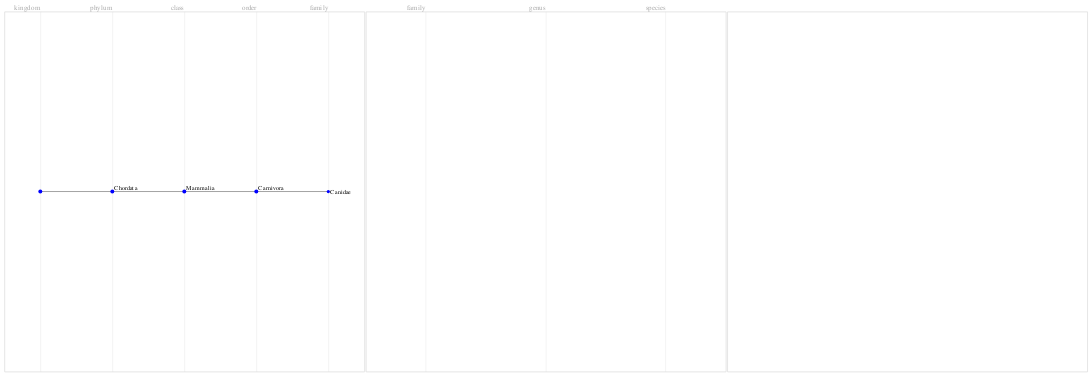

This figure's notebook cell:
### Code cell
selectF=alt.selection_single(fields= ['nome'],empty='none')
t = alt.Chart(data=nos.groupby(['taxo','x']).count().reset_index(), width=500,height=500).mark_text(align='right', baseline='top',font='monospace', fontSize=10, color ='#555555',y=-10, opacity=0.5).encode(
    text='taxo',
    x=alt.X('x:O', axis = alt.Axis(domain=False, ticks=False, labels= False, title= '', grid=True, gridOpacity=0.5)),
)
p=alt.Chart(data=nos, width=500,height=500).mark_circle(opacity=1,color='blue').encode(
    x=alt.X('x:O', axis=axisDefaultX,title=None),
    y=alt.Y('y:O', axis=axisDefault,title=None),
    tooltip=['nome','taxo','total_lotes',]
    ).transform_filter(alt.datum.taxo!='family')

p1=alt.Chart(data=nos, width=500,height=500).mark_circle(opacity=1,color='blue').encode(
    x='x:O',
    y=alt.Y('y:O', axis=axisDefault,title=None),
    tooltip=['nome','taxo','total_lotes'],
    size=alt.condition(selectF,alt.value(120), alt.value(20))
    ).transform_filter(alt.datum.taxo=='family').add_selection(selectF)

n = alt.Chart(data=nos, width=500,height=500).mark_text(align='left', baseline='bottom',font='monospace', fontSize=9, color ='#000000', dx=3).encode(
    text='nome',
    x=alt.X('x:O', axis = axisDefaultX),
    y=alt.Y('y:O', axis = axisDefault, scale=alt.Scale()),tooltip=['nome','taxo']).transform_filter(
        alt.FieldOneOfPredicate(field='taxo', oneOf=['phylum', 'subphylum', 'class','order','subclass']))

n1 = alt.Chart(data=nos, width=500,height=500).mark_text(align='left', baseline='middle',font='monospace', fontSize=9, color ='#000000', dx=3).encode(
    text='nome',
    x=alt.X('x:O', axis = axisDefaultX),
    y=alt.Y('y:O', axis = axisDefault, scale=alt.Scale()),tooltip=['nome','taxo']).transform_filter(
        alt.FieldOneOfPredicate(field='taxo', oneOf=['family']))#.add_selection(selectF)

tS = alt.Chart(data=nosSp.groupby(['taxo','x']).count().reset_index(), width=500,height=500).mark_text(align='right', baseline='top',font='monospace', fontSize=10, color ='#555555',y=-10, opacity=0.5).encode(
    text='taxo',
    x=alt.X('x:O', axis = alt.Axis(domain=False, ticks=False, labels= False, title= '', grid=True, gridOpacity=0.5)),
)

pS=alt.Chart(data=nosSp, width=500,height=500).mark_circle(opacity=1,color='blue').encode(
    x=alt.X('x:O', axis=axisDefaultX,title=None),
    y=alt.Y('y:O', axis=axisDefault,title=None),
    tooltip=[alt.Tooltip('nometx:N', title='nome'),'taxo','total_lotes']
    ).transform_filter(selectF)

r=alt.Chart(data=arestas,width=500,height=500).mark_rule(color='grey').encode(x='x1:O',y='y1:O',x2='x2:O',y2='y2:O')
rS=alt.Chart(data=arestasSp,width=500,height=500).mark_rule(color='grey').encode(x='x1:O',y='y1:O',x2='x2:O',y2='y2:O'
                                                                           ).transform_filter(selectF)

eS= alt.Chart(newbase.rename(columns={'image':'i','sqr':'image'}),height=500, width=500).mark_point(
    shape= "M56.311 30.514c1.291-7.032-.842-27.195-3.715-28.28C48.039.511 40.227 8.709 36.049 13.649c-1.373-.388-2.73-.603-4.048-.603s-2.676.215-4.049.603C23.772 8.709 15.961.511 11.403 2.234C8.531 3.318 6.397 23.482 7.689 30.515C4.229 35.698 2 41.123 2 45.39C20.545 45.39 19.709 62 32 62s11.453-16.61 30-16.61c0-4.267-2.23-9.692-5.689-14.876m-31.407 1.513c2.407 3.691-.688 9.406-.688 9.406c-11.125 1.125-13.063-10.281-13.063-10.281c5.677-1.812 10.938-3.437 13.751.875M11.961 5.692c4.512 3.963 6.414 8.549 7.067 12.649c-.587.442-1.169.905-1.744 1.388a16.68 16.68 0 0 0-4.349-6.225s.515 2.967.421 6.585c-.695-.787-1.596-1.423-2.77-1.63c0 0 .803 3.791-.146 8.305c-.74.92-1.441 1.861-2.107 2.813c-.286-7.705 1.796-22.319 3.628-23.885M2.598 44.705c9.863-5.573 16.813-3.732 21.476-.056a25.618 25.618 0 0 0-1.291 3.288c-.468 1.533-.79 3.187-.751 4.858c-6.807-8.763-19.434-8.09-19.434-8.09m27.625 12.843c-.604.652-1.53 1.002-2.476.984c-.948-.01-1.912-.37-2.7-1.009c-.793-.637-1.404-1.552-1.775-2.595c-.75-2.109-.576-4.569-.037-6.845a25.54 25.54 0 0 1 1.039-3.276c1.709 1.386 3.105 3.009 4.213 4.596c-.851.18-1.629.457-2.06.892c-.794.801-.181 2.788 1.938 4.504c.908.736 1.789 1.124 2.582 1.3c-.122.552-.351 1.05-.724 1.449M52.039 5.692c1.83 1.565 3.912 16.179 3.627 23.885a52.525 52.525 0 0 0-2.107-2.813c-.949-4.513-.146-8.304-.146-8.304c-1.174.207-2.074.843-2.77 1.63c-.094-3.618.422-6.585.422-6.585a16.697 16.697 0 0 0-4.35 6.225a43.548 43.548 0 0 0-1.742-1.388c.652-4.101 2.554-8.687 7.066-12.65M39.096 32.027c2.813-4.313 8.074-2.688 13.75-.875c0 0-1.938 11.406-13.063 10.281c0 .001-3.094-5.714-.687-9.406m1.631 22.902c-.369 1.043-.982 1.958-1.775 2.595c-.787.639-1.75.999-2.699 1.009c-.945.018-1.873-.332-2.475-.984c-.373-.398-.602-.896-.725-1.449c.793-.176 1.672-.563 2.582-1.3c2.115-1.716 2.732-3.703 1.938-4.504c-.434-.435-1.211-.712-2.061-.892c1.109-1.587 2.506-3.21 4.213-4.596c.416 1.069.773 2.16 1.039 3.276c.539 2.275.715 4.735-.037 6.845m1.24-2.133c.039-1.672-.283-3.325-.75-4.858a25.618 25.618 0 0 0-1.291-3.288c4.662-3.677 11.613-5.518 21.477.056c-.001-.001-12.63-.674-19.436 8.09",
    size=0.3,
    filled=True,
    color='blue',
    ).encode(
        x=alt.X("rank:O", title=None,
            axis=alt.Axis(ticks=False, grid=True,gridOpacity=0.3,domain=False,labels=False),
            ),
        y=alt.Y('y:O', type='ordinal', title=None,
                axis=alt.Axis(grid=True,gridOpacity=0.3,domain=False,ticks=False, labels = False),
                #scale=alt.Scale(reverse=True),
                ),
        #dx=alt.value(500),
        #url='image',
        #color=alt.condition(alt.datum.t, alt.value('red'), alt.value('blue')),
        #opacity=alt.condition(alt.datum.t, alt.value(0),alt.value(1)),
        tooltip= alt.Tooltip(['image','name','nometx','nome','rank',
       'number:O'])
        ).transform_window(
        number='rank()',
        groupby=['species']
    ).transform_filter(selectF)#.transform_filter(alt.datum.t==False)
# eS1= alt.Chart(newbase,height=500, width=500).mark_circle().encode(
#         x=alt.X("rank:O",
#             title=None,
#             axis=alt.Axis(ticks=False, grid=True,gridOpacity=0.3,domain=False,labels=False),
#                ),
#         y=alt.Y('y', type='ordinal', title=None,
#                 axis=alt.Axis(grid=True,gridOpacity=0.3,domain=False,ticks=False, labels = False),
#                 #scale=alt.Scale(reverse=True),
#                 ),
#         color=alt.condition(alt.datum.t, alt.value('red'), alt.value('blue')),
#         #opacity=alt.condition(alt.datum.t, alt.value(1),alt.value(0)),
#         tooltip= alt.Tooltip(['catalog_number', 'class', 'order', 'family', 'genus', 'species', 'type_status',
#         'number:O', 'rank'])
#         ).transform_window(
#         number='rank()',
#         groupby=['species']
#     ).transform_filter(selectF).transform_filter(alt.datum.t)

text = alt.Chart(nos).mark_text(x=10,y=690,align='left', fontSize=11).encode(text='label:N').transform_filter(selectF).transform_calculate(
    label="Família: " + alt.datum.nome
)
alt.hconcat((t+r+p+p1+n+n1), (tS+rS+pS+text),(eS), spacing=0).configure_title()#.save('gertrudes.html')

### Figure 1 — Vega-Lite specification as saved in the notebook (floating-point values rounded to 4 significant figures; data arrays with more than 128 entries replaced by an {"elided": "..."} marker saying what was removed)
{"config": {"view": {"continuousWidth": 400, "continuousHeight": 300}, "title": {}}, "hconcat": [{"layer": [{"data": {"name": "data-73c62c91bd1a349414584b22d21a2f51"}, "mark": {"type": "text", "align": "right", "baseline": "top", "color": "#555555", "font": "monospace", "fontSize": 10, "opacity": 0.5, "y": -10}, "encoding": {"text": {"field": "taxo", "type": "nominal"}, "x": {"axis": {"domain": false, "grid": true, "gridOpacity": 0.5, "labels": false, "ticks": false, "title": ""}, "field": "x", "type": "ordinal"}}, "height": 500, "width": 500}, {"data": {"name": "data-598b54b7b3334d38ce737ca77ea3a6ef"}, "mark": {"type": "rule", "color": "grey"}, "encoding": {"x": {"field": "x1", "type": "ordinal"}, "x2": {"field": "x2"}, "y": {"field": "y1", "type": "ordinal"}, "y2": {"field": "y2"}}, "height": 500, "width": 500}, {"data": {"name": "data-c60928fb2b84d84fee426c425a7b2318"}, "mark": {"type": "circle", "color": "blue", "opacity": 1}, "encoding": {"tooltip": [{"field": "nome", "type": "nominal"}, {"field": "taxo", "type": "nominal"}, {"field": "total_lotes", "type": "quantitative"}], "x": {"axis": {"domain": false, "grid": true, "gridOpacity": 0.3, "labels": false, "ticks": false}, "field": "x", "title": null, "type": "ordinal"}, "y": {"axis": {"domain": false, "labels": false, "ticks": false}, "field": "y", "title": null, "type": "ordinal"}}, "height": 500, "transform": [{"filter": "(datum.taxo !== 'family')"}], "width": 500}, {"data": {"name": "data-c60928fb2b84d84fee426c425a7b2318"}, "mark": {"type": "circle", "color": "blue", "opacity": 1}, "encoding": {"size": {"condition": {"value": 120, "selection": "selector001"}, "value": 20}, "tooltip": [{"field": "nome", "type": "nominal"}, {"field": "taxo", "type": "nominal"}, {"field": "total_lotes", "type": "quantitative"}], "x": {"field": "x", "type": "ordinal"}, "y": {"axis": {"domain": false, "labels": false, "ticks": false}, "field": "y", "title": null, "type": "ordinal"}}, "height": 500, "selection": {"selector001": {"type": "single", "fields": ["nome"], "empty": "none"}}, "transform": [{"filter": "(datum.taxo === 'family')"}], "width": 500}, {"data": {"name": "data-c60928fb2b84d84fee426c425a7b2318"}, "mark": {"type": "text", "align": "left", "baseline": "bottom", "color": "#000000", "dx": 3, "font": "monospace", "fontSize": 9}, "encoding": {"text": {"field": "nome", "type": "nominal"}, "tooltip": [{"field": "nome", "type": "nominal"}, {"field": "taxo", "type": "nominal"}], "x": {"axis": {"domain": false, "grid": true, "gridOpacity": 0.3, "labels": false, "ticks": false}, "field": "x", "type": "ordinal"}, "y": {"axis": {"domain": false, "labels": false, "ticks": false}, "field": "y", "scale": {}, "type": "ordinal"}}, "height": 500, "transform": [{"filter": {"field": "taxo", "oneOf": ["phylum", "subphylum", "class", "order", "subclass"]}}], "width": 500}, {"data": {"name": "data-c60928fb2b84d84fee426c425a7b2318"}, "mark": {"type": "text", "align": "left", "baseline": "middle", "color": "#000000", "dx": 3, "font": "monospace", "fontSize": 9}, "encoding": {"text": {"field": "nome", "type": "nominal"}, "tooltip": [{"field": "nome", "type": "nominal"}, {"field": "taxo", "type": "nominal"}], "x": {"axis": {"domain": false, "grid": true, "gridOpacity": 0.3, "labels": false, "ticks": false}, "field": "x", "type": "ordinal"}, "y": {"axis": {"domain": false, "labels": false, "ticks": false}, "field": "y", "scale": {}, "type": "ordinal"}}, "height": 500, "transform": [{"filter": {"field": "taxo", "oneOf": ["family"]}}], "width": 500}]}, {"layer": [{"data": {"name": "data-126f565d0746ce1064d3e38ebe496ebc"}, "mark": {"type": "text", "align": "right", "baseline": "top", "color": "#555555", "font": "monospace", "fontSize": 10, "opacity": 0.5, "y": -10}, "encoding": {"text": {"field": "taxo", "type": "nominal"}, "x": {"axis": {"domain": false, "grid": true, "gridOpacity": 0.5, "labels": false, "ticks": false, "title": ""}, "field": "x", "type": "ordinal"}}, "height": 500, "width": 500}, {"data": {"name": "data-cbeaddbc57d625f981cd7e3e6e626ce0"}, "mark": {"type": "rule", "color": "grey"}, "encoding": {"x": {"field": "x1", "type": "ordinal"}, "x2": {"field": "x2"}, "y": {"field": "y1", "type": "ordinal"}, "y2": {"field": "y2"}}, "height": 500, "transform": [{"filter": {"selection": "selector001"}}], "width": 500}, {"data": {"name": "data-fd99f303fd22bc846e875ae80e345aa6"}, "mark": {"type": "circle", "color": "blue", "opacity": 1}, "encoding": {"tooltip": [{"field": "nometx", "title": "nome", "type": "nominal"}, {"field": "taxo", "type": "nominal"}, {"field": "total_lotes", "type": "quantitative"}], "x": {"axis": {"domain": false, "grid": true, "gridOpacity": 0.3, "labels": false, "ticks": false}, "field": "x", "title": null, "type": "ordinal"}, "y": {"axis": {"domain": false, "labels": false, "ticks": false}, "field": "y", "title": null, "type": "ordinal"}}, "height": 500, "transform": [{"filter": {"selection": "selector001"}}], "width": 500}, {"data": {"name": "data-c60928fb2b84d84fee426c425a7b2318"}, "mark": {"type": "text", "align": "left", "fontSize": 11, "x": 10, "y": 690}, "encoding": {"text": {"field": "label", "type": "nominal"}}, "transform": [{"filter": {"selection": "selector001"}}, {"calculate": "('Família: ' + datum.nome)", "as": "label"}]}]}, {"data": {"name": "data-6d48944177f84355d820e785f5c8a617"}, "mark": {"type": "point", "color": "blue", "filled": true, "shape": "M56.311 30.514c1.291-7.032-.842-27.195-3.715-28.28C48.039.511 40.227 8.709 36.049 13.649c-1.373-.388-2.73-.603-4.048-.603s-2.676.215-4.049.603C23.772 8.709 15.961.511 11.403 2.234C8.531 3.318 6.397 23.482 7.689 30.515C4.229 35.698 2 41.123 2 45.39C20.545 45.39 19.709 62 32 62s11.453-16.61 30-16.61c0-4.267-2.23-9.692-5.689-14.876m-31.407 1.513c2.407 3.691-.688 9.406-.688 9.406c-11.125 1.125-13.063-10.281-13.063-10.281c5.677-1.812 10.938-3.437 13.751.875M11.961 5.692c4.512 3.963 6.414 8.549 7.067 12.649c-.587.442-1.169.905-1.744 1.388a16.68 16.68 0 0 0-4.349-6.225s.515 2.967.421 6.585c-.695-.787-1.596-1.423-2.77-1.63c0 0 .803 3.791-.146 8.305c-.74.92-1.441 1.861-2.107 2.813c-.286-7.705 1.796-22.319 3.628-23.885M2.598 44.705c9.863-5.573 16.813-3.732 21.476-.056a25.618 25.618 0 0 0-1.291 3.288c-.468 1.533-.79 3.187-.751 4.858c-6.807-8.763-19.434-8.09-19.434-8.09m27.625 12.843c-.604.652-1.53 1.002-2.476.984c-.948-.01-1.912-.37-2.7-1.009c-.793-.637-1.404-1.552-1.775-2.595c-.75-2.109-.576-4.569-.037-6.845a25.54 25.54 0 0 1 1.039-3.276c1.709 1.386 3.105 3.009 4.213 4.596c-.851.18-1.629.457-2.06.892c-.794.801-.181 2.788 1.938 4.504c.908.736 1.789 1.124 2.582 1.3c-.122.552-.351 1.05-.724 1.449M52.039 5.692c1.83 1.565 3.912 16.179 3.627 23.885a52.525 52.525 0 0 0-2.107-2.813c-.949-4.513-.146-8.304-.146-8.304c-1.174.207-2.074.843-2.77 1.63c-.094-3.618.422-6.585.422-6.585a16.697 16.697 0 0 0-4.35 6.225a43.548 43.548 0 0 0-1.742-1.388c.652-4.101 2.554-8.687 7.066-12.65M39.096 32.027c2.813-4.313 8.074-2.688 13.75-.875c0 0-1.938 11.406-13.063 10.281c0 .001-3.094-5.714-.687-9.406m1.631 22.902c-.369 1.043-.982 1.958-1.775 2.595c-.787.639-1.75.999-2.699 1.009c-.945.018-1.873-.332-2.475-.984c-.373-.398-.602-.896-.725-1.449c.793-.176 1.672-.563 2.582-1.3c2.115-1.716 2.732-3.703 1.938-4.504c-.434-.435-1.211-.712-2.061-.892c1.109-1.587 2.506-3.21 4.213-4.596c.416 1.069.773 2.16 1.039 3.276c.539 2.275.715 4.735-.037 6.845m1.24-2.133c.039-1.672-.283-3.325-.75-4.858a25.618 25.618 0 0 0-1.291-3.288c4.662-3.677 11.613-5.518 21.477.056c-.001-.001-12.63-.674-19.436 8.09", "size": 0.3}, "encoding": {"tooltip": [{"field": "image", "type": "nominal"}, {"field": "name", "type": "nominal"}, {"field": "nometx", "type": "nominal"}, {"field": "nome", "type": "nominal"}, {"field": "rank", "type": "quantitative"}, {"field": "number", "type": "ordinal"}], "x": {"axis": {"domain": false, "grid": true, "gridOpacity": 0.3, "labels": false, "ticks": false}, "field": "rank", "title": null, "type": "ordinal"}, "y": {"axis": {"domain": false, "grid": true, "gridOpacity": 0.3, "labels": false, "ticks": false}, "field": "y", "title": null, "type": "ordinal"}}, "height": 500, "transform": [{"window": [{"op": "rank", "field": "", "as": "number"}], "groupby": ["species"]}, {"filter": {"selection": "selector001"}}], "width": 500}], "spacing": 0, "$schema": "https://vega.github.io/schema/vega-lite/v4.17.0.json", "datasets": {"data-73c62c91bd1a349414584b22d21a2f51": [{"taxo": "class", "x": 4, "nome": 1, "y": 1, "total_lotes": 1}, {"taxo": "family", "x": 6, "nome": 1, "y": 1, "total_lotes": 1}, {"taxo": "kingdom", "x": 2, "nome": 1, "y": 1, "total_lotes": 1}, {"taxo": "order", "x": 5, "nome": 1, "y": 1, "total_lotes": 1}, {"taxo": "phylum", "x": 3, "nome": 1, "y": 1, "total_lotes": 1}], "data-598b54b7b3334d38ce737ca77ea3a6ef": [{"nome1": "Canidae", "x1": 6, "y1": 2.0, "taxo1": "family", "nome2": "Carnivora", "x2": 5, "y2": 2.0, "taxo2": "order", "count": 22}, {"nome1": "Carnivora", "x1": 5, "y1": 2.0, "taxo1": "order", "nome2": "Mammalia", "x2": 4, "y2": 2.0, "taxo2": "class", "count": 22}, {"nome1": "Mammalia", "x1": 4, "y1": 2.0, "taxo1": "class", "nome2": "Chordata", "x2": 3, "y2": 2.0, "taxo2": "phylum", "count": 22}, {"nome1": "Chordata", "x1": 3, "y1": 2.0, "taxo1": "phylum", "nome2": "Animalia", "x2": 2, "y2": 2.0, "taxo2": "kingdom", "count": 22}], "data-c60928fb2b84d84fee426c425a7b2318": [{"nome": "Canidae", "x": 6, "y": 2.0, "taxo": "family", "total_lotes": 22}, {"nome": "Carnivora", "x": 5, "y": 2.0, "taxo": "order", "total_lotes": 22}, {"nome": "Mammalia", "x": 4, "y": 2.0, "taxo": "class", "total_lotes": 22}, {"nome": "Chordata", "x": 3, "y": 2.0, "taxo": "phylum", "total_lotes": 22}, {"nome": "Animalia", "x": 2, "y": 2.0, "taxo": "kingdom", "total_lotes": 22}], "data-126f565d0746ce1064d3e38ebe496ebc": [{"taxo": "family", "x": 4, "nometx": 1, "y": 1, "nome": 1, "total_lotes": 1}, {"taxo": "genus", "x": 5, "nometx": 5, "y": 5, "nome": 5, "total_lotes": 5}, {"taxo": "species", "x": 6, "nometx": 22, "y": 22, "nome": 22, "total_lotes": 22}], "data-cbeaddbc57d625f981cd7e3e6e626ce0": [{"nome1": "Canidae", "x1": 6, "y1": 0.0, "taxo1": "species", "nome2": "Canidae", "x2": 5, "y2": 0.0, "taxo2": "genus", "count": 1, "nome": "Canidae"}, {"nome1": "Canidae", "x1": 5, "y1": 0.0, "taxo1": "genus", "nome2": "Canidae", "x2": 4, "y2": 11.0, "taxo2": "family", "count": 1, "nome": "Canidae"}, {"nome1": "Canidae", "x1": 6, "y1": 1.0, "taxo1": "species", "nome2": "Canidae", "x2": 5, "y2": 4.0, "taxo2": "genus", "count": 1, "nome": "Canidae"}, {"nome1": "Canidae", "x1": 5, "y1": 4.0, "taxo1": "genus", "nome2": "Canidae", "x2": 4, "y2": 11.0, "taxo2": "family", "count": 6, "nome": "Canidae"}, {"nome1": "Canidae", "x1": 6, "y1": 2.0, "taxo1": "species", "nome2": "Canidae", "x2": 5, "y2": 4.0, "taxo2": "genus", "count": 1, "nome": "Canidae"}, {"nome1": "Canidae", "x1": 6, "y1": 3.0, "taxo1": "species", "nome2": "Canidae", "x2": 5, "y2": 4.0, "taxo2": "genus", "count": 1, "nome": "Canidae"}, {"nome1": "Canidae", "x1": 6, "y1": 4.0, "taxo1": "species", "nome2": "Canidae", "x2": 5, "y2": 4.0, "taxo2": "genus", "count": 1, "nome": "Canidae"}, {"nome1": "Canidae", "x1": 6, "y1": 5.0, "taxo1": "species", "nome2": "Canidae", "x2": 5, "y2": 4.0, "taxo2": "genus", "count": 1, "nome": "Canidae"}, {"nome1": "Canidae", "x1": 6, "y1": 6.0, "taxo1": "species", "nome2": "Canidae", "x2": 5, "y2": 4.0, "taxo2": "genus", "count": 1, "nome": "Canidae"}, {"nome1": "Canidae", "x1": 6, "y1": 7.0, "taxo1": "species", "nome2": "Canidae", "x2": 5, "y2": 7.0, "taxo2": "genus", "count": 1, "nome": "Canidae"}, {"nome1": "Canidae", "x1": 5, "y1": 7.0, "taxo1": "genus", "nome2": "Canidae", "x2": 4, "y2": 11.0, "taxo2": "family", "count": 1, "nome": "Canidae"}, {"nome1": "Canidae", "x1": 6, "y1": 8.0, "taxo1": "species", "nome2": "Canidae", "x2": 5, "y2": 9.0, "taxo2": "genus", "count": 1, "nome": "Canidae"}, {"nome1": "Canidae", "x1": 5, "y1": 9.0, "taxo1": "genus", "nome2": "Canidae", "x2": 4, "y2": 11.0, "taxo2": "family", "count": 2, "nome": "Canidae"}, {"nome1": "Canidae", "x1": 6, "y1": 9.0, "taxo1": "species", "nome2": "Canidae", "x2": 5, "y2": 9.0, "taxo2": "genus", "count": 1, "nome": "Canidae"}, {"nome1": "Canidae", "x1": 6, "y1": 10.0, "taxo1": "species", "nome2": "Canidae", "x2": 5, "y2": 16.0, "taxo2": "genus", "count": 1, "nome": "Canidae"}, {"nome1": "Canidae", "x1": 5, "y1": 16.0, "taxo1": "genus", "nome2": "Canidae", "x2": 4, "y2": 11.0, "taxo2": "family", "count": 12, "nome": "Canidae"}, {"nome1": "Canidae", "x1": 6, "y1": 11.0, "taxo1": "species", "nome2": "Canidae", "x2": 5, "y2": 16.0, "taxo2": "genus", "count": 1, "nome": "Canidae"}, {"nome1": "Canidae", "x1": 6, "y1": 12.0, "taxo1": "species", "nome2": "Canidae", "x2": 5, "y2": 16.0, "taxo2": "genus", "count": 1, "nome": "Canidae"}, {"nome1": "Canidae", "x1": 6, "y1": 13.0, "taxo1": "species", "nome2": "Canidae", "x2": 5, "y2": 16.0, "taxo2": "genus", "count": 1, "nome": "Canidae"}, {"nome1": "Canidae", "x1": 6, "y1": 14.0, "taxo1": "species", "nome2": "Canidae", "x2": 5, "y2": 16.0, "taxo2": "genus", "count": 1, "nome": "Canidae"}, {"nome1": "Canidae", "x1": 6, "y1": 15.0, "taxo1": "species", "nome2": "Canidae", "x2": 5, "y2": 16.0, "taxo2": "genus", "count": 1, "nome": "Canidae"}, {"nome1": "Canidae", "x1": 6, "y1": 16.0, "taxo1": "species", "nome2": "Canidae", "x2": 5, "y2": 16.0, "taxo2": "genus", "count": 1, "nome": "Canidae"}, {"nome1": "Canidae", "x1": 6, "y1": 17.0, "taxo1": "species", "nome2": "Canidae", "x2": 5, "y2": 16.0, "taxo2": "genus", "count": 1, "nome": "Canidae"}, {"nome1": "Canidae", "x1": 6, "y1": 18.0, "taxo1": "species", "nome2": "Canidae", "x2": 5, "y2": 16.0, "taxo2": "genus", "count": 1, "nome": "Canidae"}, {"nome1": "Canidae", "x1": 6, "y1": 19.0, "taxo1": "species", "nome2": "Canidae", "x2": 5, "y2": 16.0, "taxo2": "genus", "count": 1, "nome": "Canidae"}, {"nome1": "Canidae", "x1": 6, "y1": 20.0, "taxo1": "species", "nome2": "Canidae", "x2": 5, "y2": 16.0, "taxo2": "genus", "count": 1, "nome": "Canidae"}, {"nome1": "Canidae", "x1": 6, "y1": 21.0, "taxo1": "species", "nome2": "Canidae", "x2": 5, "y2": 16.0, "taxo2": "genus", "count": 1, "nome": "Canidae"}], "data-fd99f303fd22bc846e875ae80e345aa6": [{"nometx": "Cerdocyon thous", "x": 6, "y": 0.0, "taxo": "species", "nome": "Canidae", "total_lotes": 1}, {"nometx": "Lycalopex culpaeus", "x": 6, "y": 1.0, "taxo": "species", "nome": "Canidae", "total_lotes": 1}, {"nometx": "Lycalopex fulvipes", "x": 6, "y": 2.0, "taxo": "species", "nome": "Canidae", "total_lotes": 1}, {"nometx": "Lycalopex griseus", "x": 6, "y": 3.0, "taxo": "species", "nome": "Canidae", "total_lotes": 1}, {"nometx": "Lycalopex gymnocercus", "x": 6, "y": 4.0, "taxo": "species", "nome": "Canidae", "total_lotes": 1}, {"nometx": "Lycalopex sechurae", "x": 6, "y": 5.0, "taxo": "species", "nome": "Canidae", "total_lotes": 1}, {"nometx": "Lycalopex vetulus", "x": 6, "y": 6.0, "taxo": "species", "nome": "Canidae", "total_lotes": 1}, {"nometx": "Otocyon megalotis", "x": 6, "y": 7.0, "taxo": "species", "nome": "Canidae", "total_lotes": 1}, {"nometx": "Urocyon cinereoargenteus", "x": 6, "y": 8.0, "taxo": "species", "nome": "Canidae", "total_lotes": 1}, {"nometx": "Urocyon littoralis", "x": 6, "y": 9.0, "taxo": "species", "nome": "Canidae", "total_lotes": 1}, {"nometx": "Vulpes bengalensis", "x": 6, "y": 10.0, "taxo": "species", "nome": "Canidae", "total_lotes": 1}, {"nometx": "Vulpes cana", "x": 6, "y": 11.0, "taxo": "species", "nome": "Canidae", "total_lotes": 1}, {"nometx": "Vulpes chama", "x": 6, "y": 12.0, "taxo": "species", "nome": "Canidae", "total_lotes": 1}, {"nometx": "Vulpes corsac", "x": 6, "y": 13.0, "taxo": "species", "nome": "Canidae", "total_lotes": 1}, {"nometx": "Vulpes ferrilata", "x": 6, "y": 14.0, "taxo": "species", "nome": "Canidae", "total_lotes": 1}, {"nometx": "Vulpes lagopus", "x": 6, "y": 15.0, "taxo": "species", "nome": "Canidae", "total_lotes": 1}, {"nometx": "Vulpes macrotis", "x": 6, "y": 16.0, "taxo": "species", "nome": "Canidae", "total_lotes": 1}, {"nometx": "Vulpes pallida", "x": 6, "y": 17.0, "taxo": "species", "nome": "Canidae", "total_lotes": 1}, {"nometx": "Vulpes rueppellii", "x": 6, "y": 18.0, "taxo": "species", "nome": "Canidae", "total_lotes": 1}, {"nometx": "Vulpes velox", "x": 6, "y": 19.0, "taxo": "species", "nome": "Canidae", "total_lotes": 1}, {"nometx": "Vulpes vulpes", "x": 6, "y": 20.0, "taxo": "species", "nome": "Canidae", "total_lotes": 1}, {"nometx": "Vulpes zerda", "x": 6, "y": 21.0, "taxo": "species", "nome": "Canidae", "total_lotes": 1}, {"nometx": "Cerdocyon", "x": 5, "y": 0.0, "taxo": "genus", "nome": "Canidae", "total_lotes": 1}, {"nometx": "Lycalopex", "x": 5, "y": 4.0, "taxo": "genus", "nome": "Canidae", "total_lotes": 6}, {"nometx": "Otocyon", "x": 5, "y": 7.0, "taxo": "genus", "nome": "Canidae", "total_lotes": 1}, {"nometx": "Urocyon", "x": 5, "y": 9.0, "taxo": "genus", "nome": "Canidae", "total_lotes": 2}, {"nometx": "Vulpes", "x": 5, "y": 16.0, "taxo": "genus", "nome": "Canidae", "total_lotes": 12}, {"nometx": "Canidae", "x": 4, "y": 11.0, "taxo": "family", "nome": "Canidae", "total_lotes": 22}], "data-6d48944177f84355d820e785f5c8a617": {"elided": "632 records"}}}
